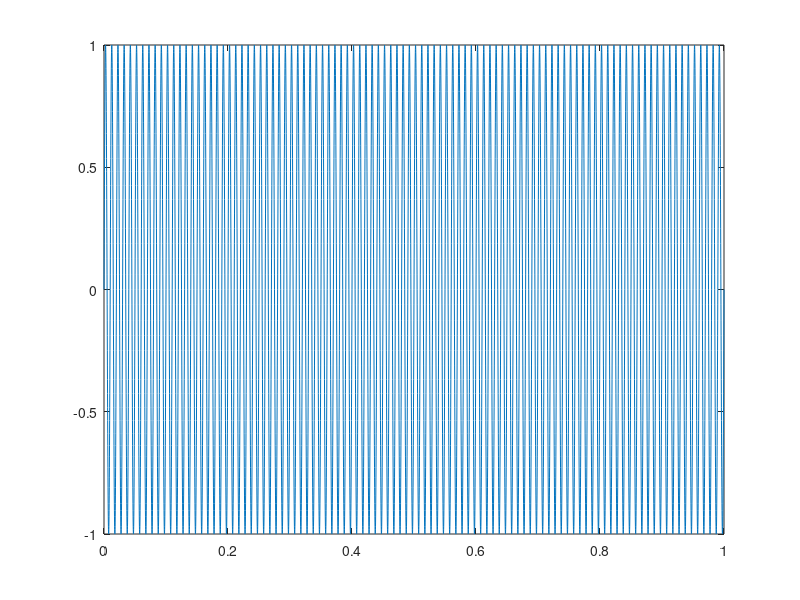
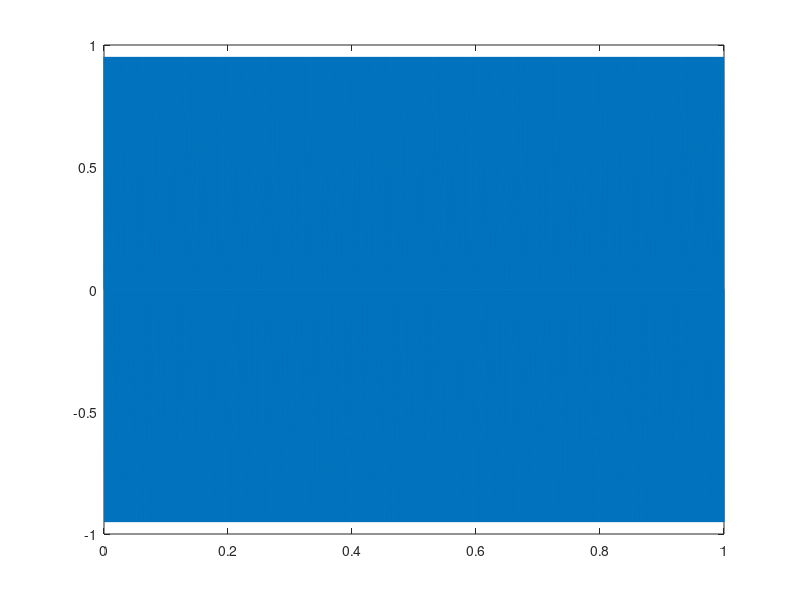
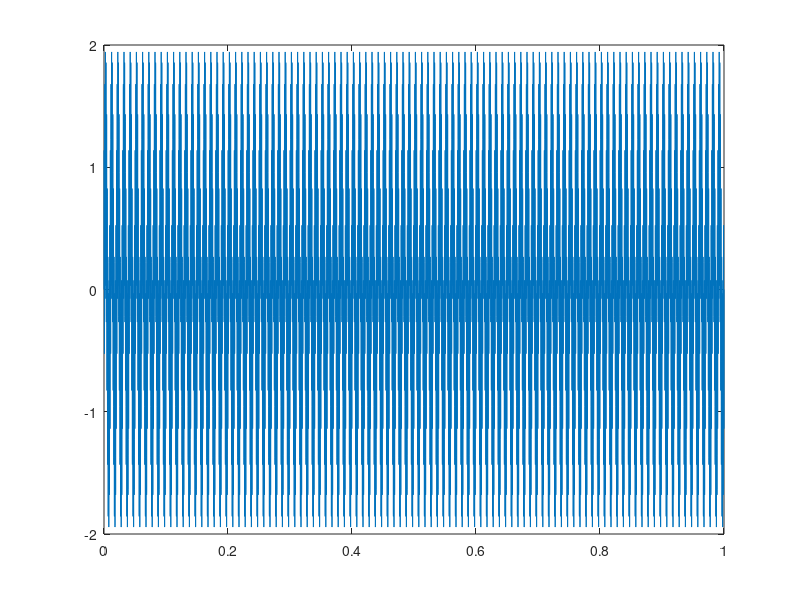
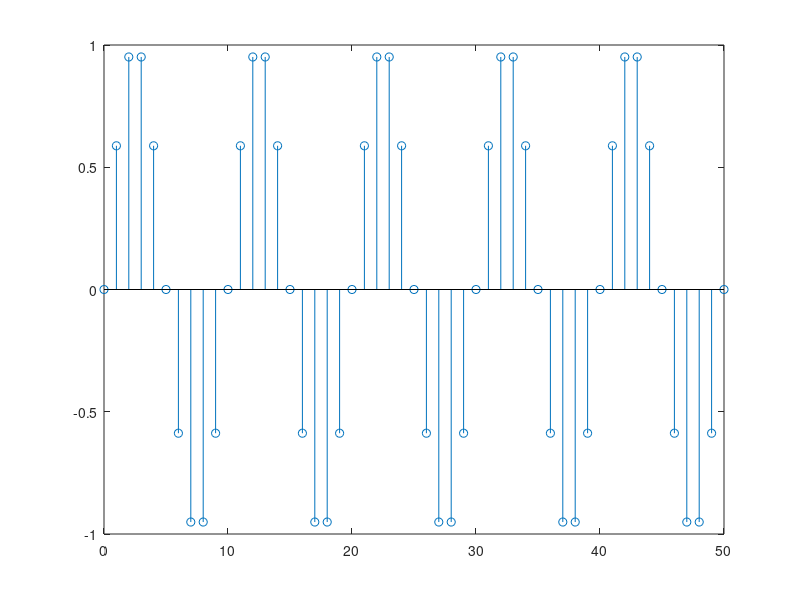

Here is the MATLAB script that generated these plots, in order:
clc
clear all
close all

%frequencias dos sinais
f1 = 330;
f2 = 440;

%periodos dos sinais
t1= 1 / f1;
t2= 1 / f2;

%comprimento de onda
lambda1 = (3*10^8)/f1;
lambda2 = (3*10^8)/f2;

%sinal no tempo
t = 0:0.0001:1;
x1 = 1*sin(2*pi*100*t);
x2 = 1*sin(2*pi*1000*t);
figure(1);
plot(t,x1);
figure(2);
plot(t,x2);

%ouvir cada sinal
sound(x1);
sound(x2);

%soma dos sinais
xt = x1 + x2;

%mostrar a soma no tempo
figure(3);
plot(t,xt);

%ouvir a soma
sound(xt);

%amostragem dos sinais
Fs1 = (10*100); %Alta resolução
Fs2 = (10*1000);%Alta resolução
n = 0:50;
xn1 = 1*sin(2*pi*100*n/Fs1);
xn2 = 1*sin(2*pi*1000*n/Fs2);
figure(4);
stem (n,xn1);
figure (5);
stem (n,xn2);

%amostragem com aliasing dos sinais
Fs1a = 1.5*100;
Fs2a = 1.5*1000;
xn1a = 1*sin(2*pi*100*n/Fs1a);
xn2a = 1*sin(2*pi*1000*n/Fs2a);
figure(6);
stem(n,xn1a);
figure(7);
stem(n,xn2a);

%amostragem com aliasing dos sinais
Fs1a = 1.5*100;
Fs2a = 1.5*1000;
xn1a = 1*sin(2*pi*100*n/Fs1a);
xn2a = 1*sin(2*pi*1000*n/Fs2a);
figure(6);
stem (n,xn1a);
figure (7);
stem (n,xn2a);

%espectro frequencia de cada sinal
% FFT com alta resolução
N = 2048;  % número de pontos na FFT
% FFT do sinal x1 (100 Hz)
dftx1 = fft(x1, N);
modulox1 = abs(fftshift(dftx1));
% FFT do sinal x2 (1000 Hz)
dftx2 = fft(x2, N);
modulox2 = abs(fftshift(dftx2));
% Eixo de frequências
Fs = 10 * 1000;  % taxa de amostragem máxima (a maior usada entre os sinais)
f = linspace(-Fs/2, Fs/2, N);
% Gráficos organizados
figure (8);
subplot(1,2,1); plot(f, modulox1); title('Módulo - Sinal 100 Hz'); xlabel('Frequência (Hz)'); ylabel('|X(f)|'); grid on;
subplot(1,2,2); plot(f, modulox2); title('Módulo - Sinal 1000 Hz'); xlabel('Frequência (Hz)'); ylabel('|X(f)|'); grid on;

%ouvir o resultado de cada fft
sound(modulox1)
sound(modulox2)

% Espectro da soma dos sinais
dftxt = fft(xt, N);
moduloxt = abs(fftshift(dftxt));

figure(9);
plot(f, moduloxt); title('Espectro da Soma'); xlabel('Frequência (Hz)'); ylabel('|X(f)|');

% Ouvir espectro da soma
sound(moduloxt, 10000);
